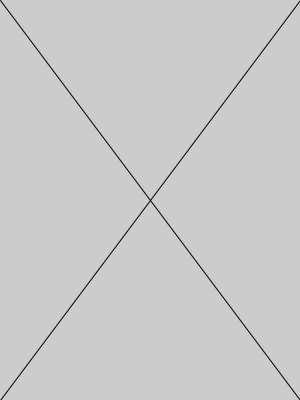
Frame 1 (no input)
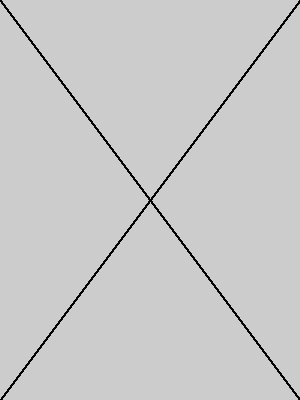
Frame 60 (the mouse pressed at the canvas centre just before this capture)
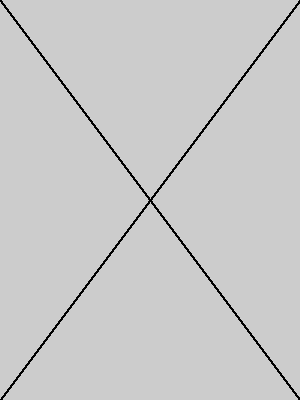
Frame 120 (the mouse held since frame 60 and released just before this capture)

The Processing sketch that drew these frames (run headless with seeded random() and noise(); from frame 60 on, the mouse is pressed at the canvas centre):

// Processing sketch: sketch_161003a_Lines
// ── sketch_161003a_Lines.pde
void setup() {
  size(300,400);
}
void draw() {
  line(0,0,300,400);
  line(300,0,0,400);
}
